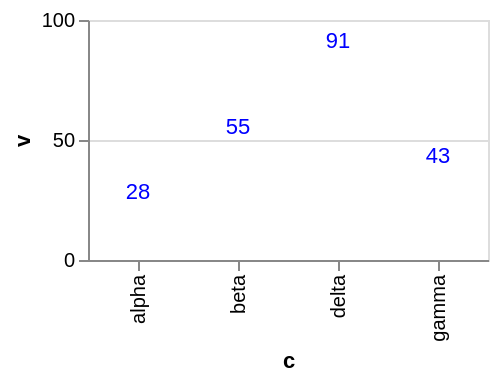

Here is the Vega-Lite specification saved for this chart:
### Vega-Lite specification from a JSON file in a GitHub repository (floating-point values rounded to 4 significant figures)
{"$schema": "https://vega.github.io/schema/vega-lite/v6.json", "width": 200, "height": 120, "data": {"values": [{"c": "alpha", "v": 28, "w": 3, "t": "2024-01-07"}, {"c": "beta", "v": 55, "w": 7, "t": "2024-03-19"}, {"c": "gamma", "v": 43, "w": 5, "t": "2024-06-02"}, {"c": "delta", "v": 91, "w": 9, "t": "2024-09-11"}]}, "mark": {"type": "text", "color": "blue"}, "encoding": {"x": {"field": "c", "type": "nominal"}, "y": {"field": "v", "type": "quantitative"}, "text": {"field": "v", "type": "quantitative"}}}
